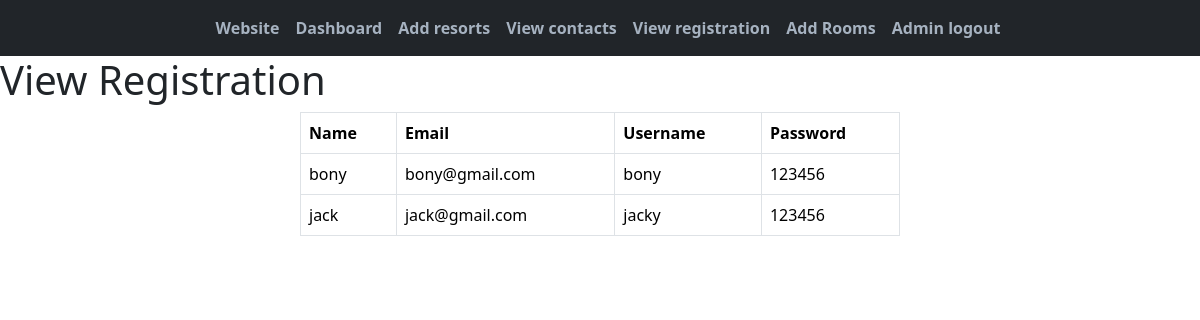
Screenshot of /viewregistration (signed in) with the database file from the repository.
### app2/models.py (models this page shows)
class Signup(models.Model):
   reg_name=models.CharField(max_length=255)
   reg_email=models.CharField(max_length=255)
   reg_username=models.CharField(null=True,max_length=255)
   reg_password=models.CharField(null=True,max_length=255)

### app2/views.py (the view)
# urls.py: path('viewregistration',views.viewregistration,name='viewregistration'),
def viewregistration(request):
    regadmin=Signup.objects.all().values()
    context={
        'registrationadmin' : regadmin
    }
    template=loader.get_template("dashboard/viewregistration.html")
    return HttpResponse(template.render(context,request))

### app2/templates/dashboard/viewregistration.html (shortened to what this page needs)
{% extends 'dashboard/dashboardmaster.html' %}
{% load static %}\
{% block content %}
<h1>View Registration</h1>
<table class="table table-bordered w-50 mx-auto">
  <thead>
    <tr>
      <th>Name</th>
      <th>Email</th>
      <th>Username</th>
      <th>Password</th>
    </tr>
  </thead>
  <tbody>
    {% for x in registrationadmin %}
    <tr>
      <td>{{x.reg_name}}</td>
      <td>{{x.reg_email}}</td>
      <td>{{x.reg_username}}</td>
      <td>{{x.reg_password}}</td>
    </tr>
    {% endfor %}
  </tbody>
</table>
{% endblock %}

### rows the page displays
Signup: reg_name "bony", reg_email "bony@gmail.com", reg_username "bony", reg_password "123456"
Signup: reg_name "jack", reg_email "jack@gmail.com", reg_username "jacky", reg_password "123456"
